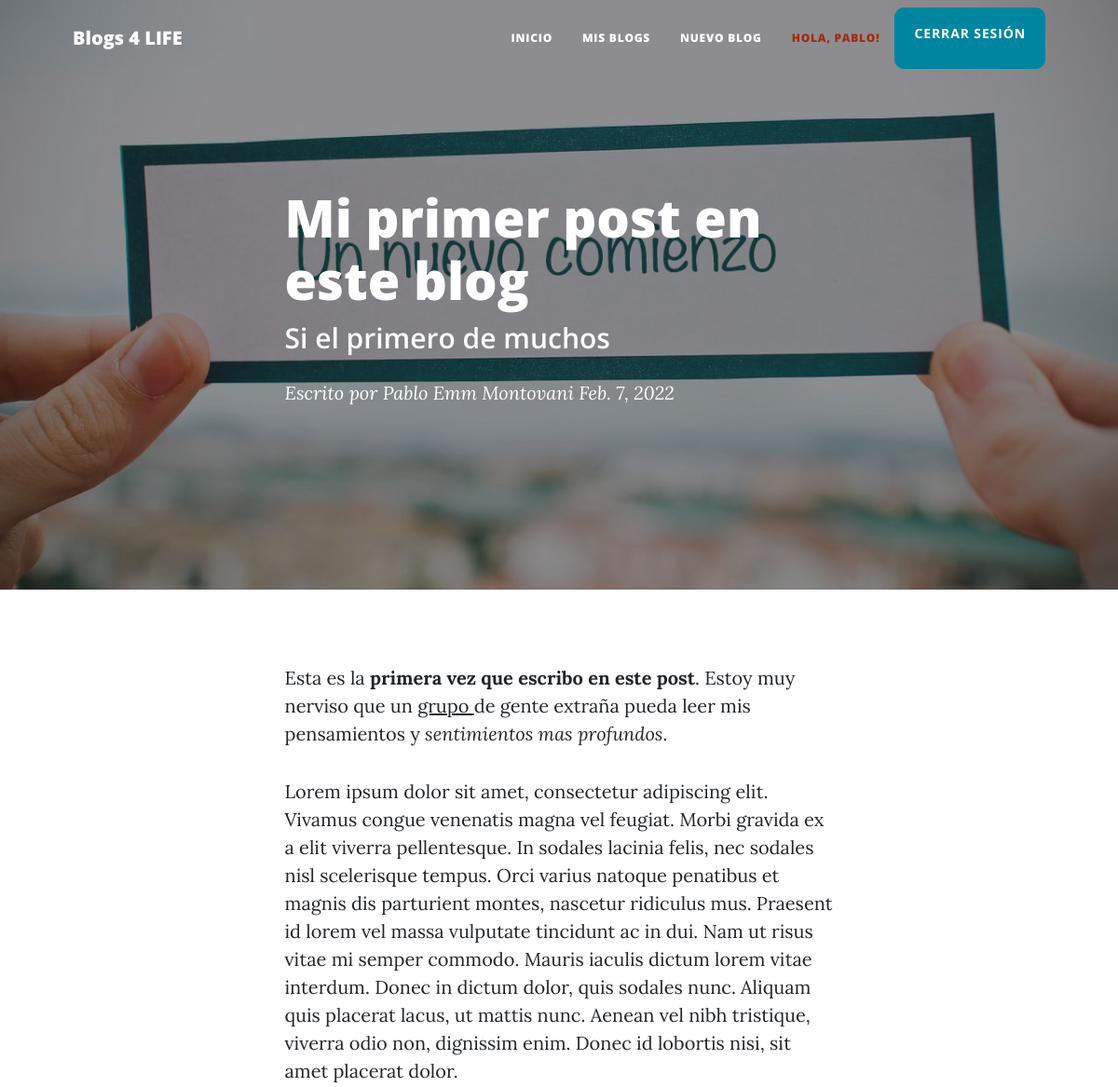
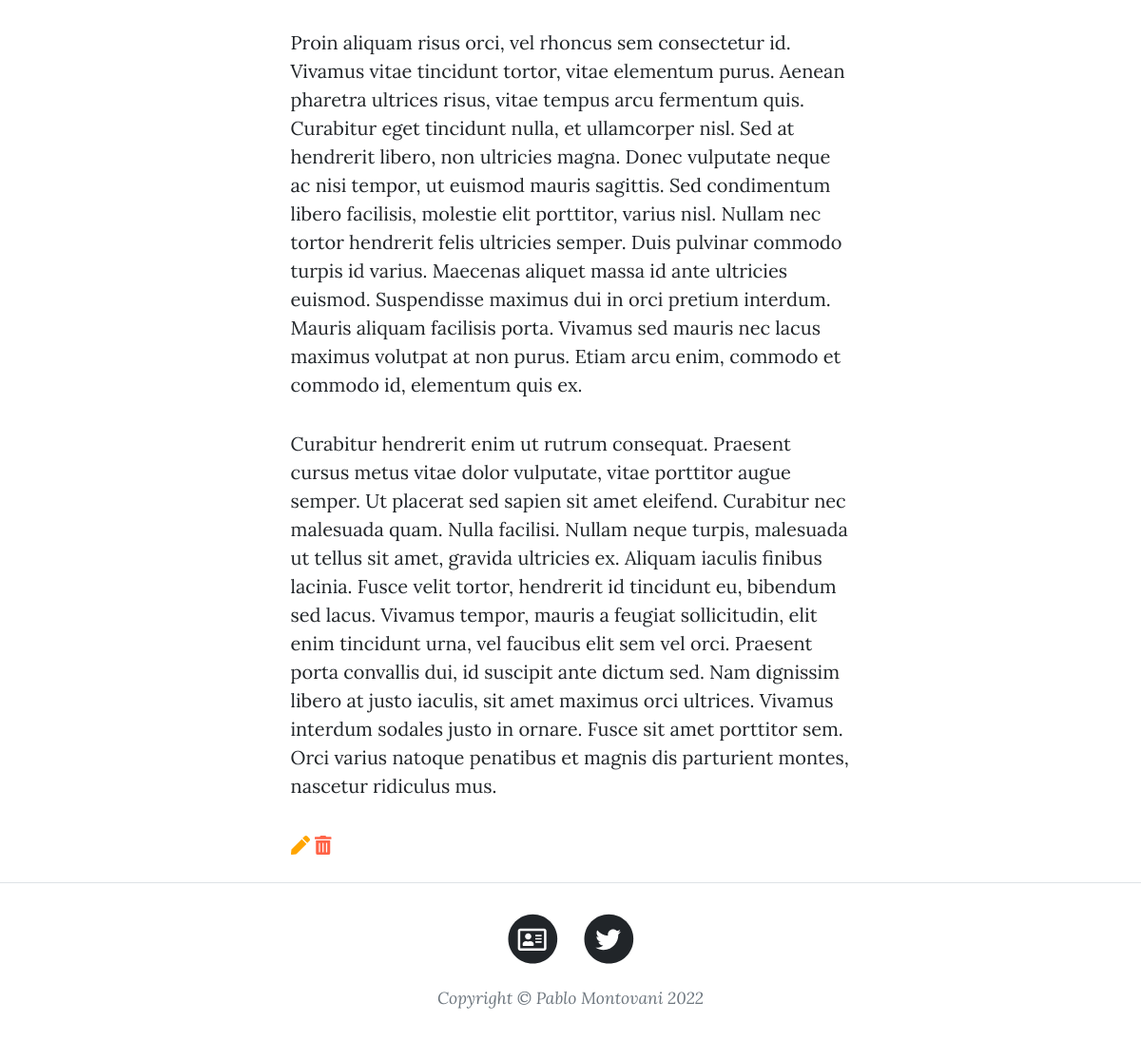
The page /Blog/ver/1 (signed in) on the database its author committed (2 pictures, top to bottom).
### BlogApp/models.py (models this page shows)
class Blog(Model):
    titulo= CharField(max_length=50)
    subtitulo= CharField(max_length=50)
    user = ForeignKey(User, on_delete=CASCADE)
    fecha= DateField()
    contenido= RichTextField()
    imagen= ImageField(upload_to='imagenes', null=True, blank=False)
    class Meta:
       ordering = ['-fecha']

### BlogApp/views.py (the view)
# urls.py: path('Blog/ver/<pk>', BlogDetailView.as_view(), name='blog_ver'),
class BlogDetailView(LoginRequiredMixin, DetailView):
    model = Blog
    template_name = 'BlogApp/ver_blog.html'
    context_object_name = 'blog'

### templates/BlogApp/ver_blog.html (shortened to what this page needs)
{% extends "BlogApp/padre.html" %}
{% load static %}
{% block ContenidoPrincipal %}
    <header class="masthead" style="background-image: url(../../media/{{blog.imagen}})">
        <div class="container position-relative px-4 px-lg-5">
            <div class="row gx-4 gx-lg-5 justify-content-center">
                <div class="col-md-10 col-lg-8 col-xl-7">
                    <div class="post-heading">
                        <h1>{{blog.titulo}}</h1>
                        <h2 class="subheading">{{blog.subtitulo}}</h2>
                        <span class="meta">
                            Escrito por
                            {% if blog.user.last_name %}
                                    <a href="#!">{{blog.user.first_name}} {{blog.user.last_name}}</a>
                            {% else %}
                                    <a href="#!">{{blog.user}}</a>
                            {% endif %}
                            {{blog.fecha}}
                        </span>
                    </div>
                </div>
            </div>
        </div>
    </header>
    <article class="mb-4">
        <div class="container px-4 px-lg-5">
            <div class="row gx-4 gx-lg-5 justify-content-center">
                <div class="col-md-10 col-lg-8 col-xl-7">
{% autoescape off %}
                    {{blog.contenido}}
{% endautoescape %}
                    {% if blog.user == user %}
                        <a style="font-size: 1em; color: orange;" href="{% url 'blog_update' blog.id %}">
                            <i class="fas fa-pen"></i>
                        </a>
                        <a style="font-size: 1em; color: Tomato;" href="{% url 'blog_delete' blog.id %}">
                            <i class="fas fa-trash-alt"></i>
                        </a>
                    {% endif %}
                </div>
            </div>
        </div>
    </article>
{% endblock %}

### templates/BlogApp/padre.html (shortened to what this page needs)
<!DOCTYPE html>
<html lang="en">
    <head>
        {% load static %}
        <link href="{%static 'BlogApp/css/styles.css' %}" rel="stylesheet" />
    </head>
    <body>
        <nav class="navbar navbar-expand-lg navbar-light" id="mainNav">
            <div class="container px-4 px-lg-5">
                <a class="navbar-brand" href="{% url 'inicio' %}">Blogs 4 LIFE</a>
                <div class="collapse navbar-collapse" id="navbarResponsive">
                    <ul class="navbar-nav ms-auto py-4 py-lg-0">
                        <li class="nav-item"><a class="nav-link px-lg-3 py-3 py-lg-4" href="{% url 'inicio' %}">Inicio</a></li>
                        <li class="nav-item"><a class="nav-link px-lg-3 py-3 py-lg-4" href="{% url 'mis_blogs' %}">Mis Blogs</a></li>
                        <li class="nav-item"><a class="nav-link px-lg-3 py-3 py-lg-4" href="{% url 'blog_add' %}">Nuevo Blog</a></li>
                        {% if user.is_authenticated %}
                            <li class="nav-item"><a class="nav-link nav-link-user px-lg-3 py-3 py-lg-4" href="{% url 'profile' %}">Hola, {{user.username}}!</a></li>
                            <a class="btn btn-primary" href="{% url 'logout' %}">CERRAR SESIÓN</a>
                        {% endif %}
                    </ul>
                </div>
            </div>
        </nav>
        {% block ContenidoPrincipal %}
        {% endblock %}
        <footer class="border-top">
            <div class="container px-4 px-lg-5">
                <div class="row gx-4 gx-lg-5 justify-content-center">
                    <div class="col-md-10 col-lg-8 col-xl-7">
                        <ul class="list-inline text-center">
                            <li class="list-inline-item">
                                <a href="{% url 'about_me' %}">
                                    <span class="fa-stack fa-lg">
                                        <i class="fas fa-circle fa-stack-2x"></i>
                                        <i class="far fa-address-card fa-stack-1x fa-inverse"></i>
                                    </span>
                                </a>
                            </li>
                            <li class="list-inline-item">
                                <a href="https://twitter.com/emanuel11">
                                    <span class="fa-stack fa-lg">
                                        <i class="fas fa-circle fa-stack-2x"></i>
                                        <i class="fab fa-twitter fa-stack-1x fa-inverse"></i>
                                    </span>
                                </a>
                            </li>
                        </ul>
                        <div class="small text-center text-muted fst-italic">Copyright &copy; Pablo Montovani 2022</div>
                    </div>
                </div>
            </div>
        </footer>
    </body>
</html>

### rows shown on the page
Blog: imagen (picture), titulo "Mi primer post en este blog", subtitulo "Si el primero de muchos", user.first_name "Pablo Emm", user.last_name "Montovani", fecha "Feb. 7, 2022", contenido "Esta es la primera vez que escribo en este post . Estoy muy nerviso que un grupo de gente extraña pueda leer mis pensamientos y sentimientos mas profundos . Lorem ipsum dolor sit amet, consectetur adipiscing elit. Vivamus congue venenatis magna vel feugiat. Morbi gravida ex a elit viverra pellentesque. In sodales lacinia felis, nec sodales nisl scelerisque tempus. Orci varius natoque penatibus et magnis dis parturient montes, nascetur ridiculus mus. Praesent id lorem vel massa vulputate tincidunt ac in dui. Nam ut risus vitae mi semper commodo. Mauris iaculis dictum lorem vitae interdum. Donec in dictum dolor, quis sodales nunc. Aliquam quis placerat lacus, ut mattis nunc. Aenean vel nibh…"

### other values the page prints
{{ user.username }} "PABLO"
